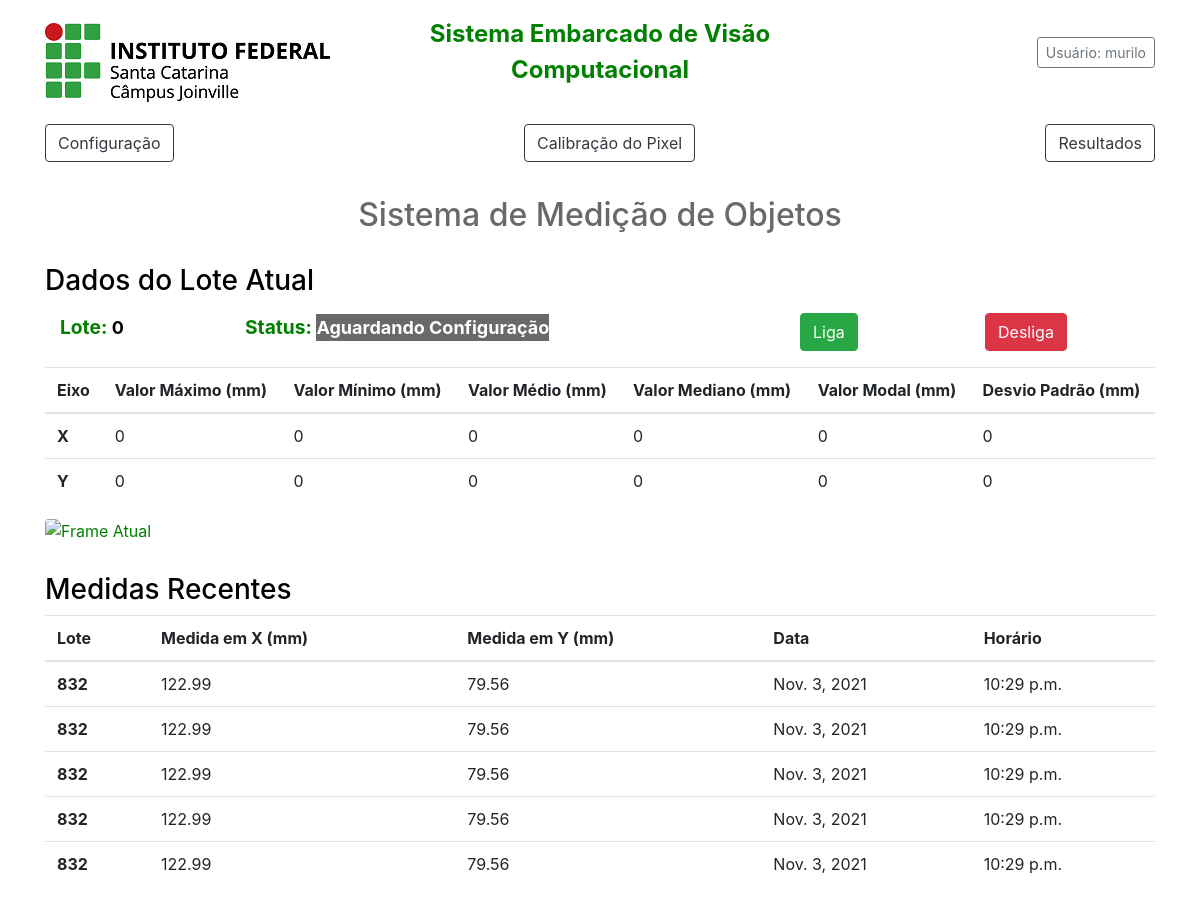
The app's page / (signed in) with its own data.
### livevideo/models.py (models this page shows, shortened)
class Medida(models.Model):
    id = models.BigAutoField(primary_key=True)
    lote = models.PositiveSmallIntegerField('Lote')
    valor_x = models.DecimalField('Medida Eixo X', decimal_places=2, max_digits=5)
    valor_y = models.DecimalField('Medida Eixo Y', decimal_places=2, max_digits=5)
    data = models.DateField('Data', auto_now=True)
    horario = models.TimeField('Horário', auto_now=True)

### livevideo/views.py (the view, shortened to what this page needs)
# urls.py: path('', index, name='index'),
def index(request):
    global dpa_x
    global dpa_y
    global media_x
    global media_y
    global mediana_x
    global mediana_y
    global moda_x
    global moda_y
    global max_x
    global max_y
    global min_x
    global min_y
    medidas = Medida.objects.all()
    cont = 0
    for i in medidas:
        cont = cont + 1
    if cont < 6:
        salvos = medidas
    else:
        id_lim = cont - 4
        salvos = Medida.objects.filter(id__gte=id_lim).order_by('-data', '-horario')
    if str(request.user) == 'AnonymousUser':
        status_log = 'Usuário não logado'
        status_user = 'Usuário Anônimo'
    else:
        status_log = 'Usuário Logado'
        status_user = request.user
    lote = job_lote
    valores_x=[]
    valores_y=[]
    for i in range(len(status)):
        if mode is status[i][0]:
            status_lb=status[i][1]
            print(status[i][1])
        else:
            print(status[i][0])
            print("Nao eh")
    context = {
        'status_log': status_log,
        'status_user': status_user,
        'medidas': salvos,
        'lote': lote,
        'max_valor_x': max_x,
        'min_valor_x': min_x,
        'max_valor_y': max_y,
        'min_valor_y': min_y,
        'status': status_lb,
        'mode': mode,
        'med_valor_x': media_x,
        'med_valor_y': media_y,
        'median_valor_x': mediana_x,
        'median_valor_y': mediana_y,
        'mode_valor_x': moda_x,
        'mode_valor_y': moda_y,
        'dpa_valor_x': dpa_x,
        'dpa_valor_y': dpa_y,
    }
    return render(request, 'index.html', context)

### livevideo/templates/index.html (shortened to what this page needs)
{% load bootstrap4 %}
{% load static %}
<html lang="pt-br">
<head>
    {% bootstrap_css %}
    <link href="{% static 'css/estilos_index.css' %}" rel="stylesheet">
</head>
<body>
    <div class="container">
        <header class="blog-header py-3">
            <div class="row flex-nowrap justify-content-between align-items-center">
              <div class="col-4 pt-1">
                <img src="{% static 'images/ifsc_3.png' %}" class="rounded float-left" alt="Logo do IFSC">
              </div>
              <div class="col-4 text-center">
                <p id="p2">Sistema Embarcado de Visão Computacional</p>
              </div>
              <div class="col-4 d-flex justify-content-end align-items-center">
                <p class="btn btn-sm btn-outline-secondary">Usuário: {{ status_user }}</p>
              </div>
            </div>
        </header>
          <div class="nav-scroller py-1 mb-2">
            <nav class="nav d-flex justify-content-between">
              <a class="btn btn-outline-dark" href="{% url 'configuracao' %}" role="button">Configuração</a>
              <a class="btn btn-outline-dark" href="{% url 'm_calibracao' %}" role="button">Calibração do Pixel</a>
              <a class="btn btn-outline-dark" href="{% url 'result_q_dia' %}" role="button">Resultados</a>
            </nav>
          </div>
        <div class="espac">
          <h2>Sistema de Medição de Objetos</h2>
        </div>
        <div class="espac">
          <h3>Dados do Lote Atual</h3>
          <div class="espac2">
            <div class="container">
                  <div class="row">
                    <div class="col">
                      <p class="p3">Lote:</p>
                      <p class="p4">{{ lote }}</p>
                    </div>
                    <div class="col-md-6">
                      <p class="p3">Status:</p>
                      {% if mode == 10 %}
                        <p id="w_config">{{ status }}</p>
                      {% endif %}
                    </div>
                    <div class="col">
                      <form action="{% url 'liga' %}" method="post" class="form" autocomplete="off">
                        {% buttons %}
                        <button type="submit" class="btn btn-success">Liga</button>
                        {% endbuttons %}
                      </form>
                    </div>
                    <div class="col">
                      <form action="{% url 'desliga' %}" method="post" class="form" autocomplete="off">
                        {% buttons %}
                          <button type="submit" class="btn btn-danger">Desliga</button>
                        {% endbuttons %}
                      </form>
                    </div>
              </div>
            </div>
          </div>
          <table class="table">
            <thead>
                <tr>
                    <th scope="col">Eixo</th>
                    <th scope="col">Valor Máximo (mm)</th>
                    <th scope="col">Valor Mínimo (mm)</th>
                    <th scope="col">Valor Médio (mm)</th>
                    <th scope="col">Valor Mediano (mm)</th>
                    <th scope="col">Valor Modal (mm)</th>
                    <th scope="col">Desvio Padrão (mm)</th>
                </tr>
            </thead>
            <tbody>
                <tr>
                    <th scope="row">X</th>
                    <td class="align-baseline">{{ max_valor_x }}</td>
                    <td class="align-baseline">{{ min_valor_x }}</td>
                    <td class="align-baseline">{{ med_valor_x }}</td>
                    <td class="align-baseline">{{ median_valor_x }}</td>
                    <td class="align-baseline">{{ mode_valor_x }}</td>
                    <td class="align-baseline">{{ dpa_valor_x }}</td>
                </tr>
                <tr>
                    <th scope="row">Y</th>
                    <td class="align-baseline">{{ max_valor_y }}</td>
                    <td class="align-baseline">{{ min_valor_y }}</td>
                    <td class="align-baseline">{{ med_valor_y }}</td>
                    <td class="align-baseline">{{ median_valor_y }}</td>
                    <td class="align-baseline">{{ mode_valor_y }}</td>
                    <td class="align-baseline">{{ dpa_valor_y }}</td>
                </tr>
            </tbody>
          </table>
        <div>
            <img src="{% url 'video' %}" class="rounded mx-auto d-block" alt="Frame Atual">
        </div>
        <div class="espac">
            <h3>Medidas Recentes</h3>
            <table class="table">
                <thead>
                    <tr>
                        <th scope="col">Lote</th>
                        <th scope="col">Medida em X (mm)</th>
                        <th scope="col">Medida em Y (mm)</th>
                        <th scope="col">Data</th>
                        <th scope="col">Horário</th>
                    </tr>
                </thead>
                <tbody>
                {% for medida in medidas %}
                    <tr>
                        <th scope="row">{{ medida.lote }}</th>
                        <td class="align-baseline">{{ medida.valor_x }}</td>
                        <td class="align-baseline">{{ medida.valor_y }}</td>
                        <td class="align-baseline">{{ medida.data }}</td>
                        <td class="align-baseline">{{ medida.horario }}</td>
                    </tr>
                {% endfor %}
                </tbody>
            </table>
        </div>
    </div>
</body>
</html>

### livevideo/static/css/estilos_index.css (style rules this page uses)
body { background-color: #ffffff; color: green }
h2 { color:dimgray; text-align: center; }
h3 { color:black; }
a { color: green; }
#p2 { color: green; font-weight:bold; font-size:x-large }
.p3 { display: inline-block; color: green; font-weight:bold; font-size:larger }
.p4 { display: inline-block; color: black; font-weight:bold; font-size:large }
.espac { margin-top: 30px }
.espac2 { margin-top: 15px }
#w_config { display: inline-block; color: white; background-color: dimgray; font-weight:bold; font-size:large }

### records on screen
Medida: lote "832", valor_x "122.99", valor_y "79.56", data "Nov. 3, 2021", horario "10:29 p.m."
Medida: lote "832", valor_x "122.99", valor_y "79.56", data "Nov. 3, 2021", horario "10:29 p.m."
Medida: lote "832", valor_x "122.99", valor_y "79.56", data "Nov. 3, 2021", horario "10:29 p.m."
Medida: lote "832", valor_x "122.99", valor_y "79.56", data "Nov. 3, 2021", horario "10:29 p.m."
Medida: lote "832", valor_x "122.99", valor_y "79.56", data "Nov. 3, 2021", horario "10:29 p.m."

### other values on screen
{{ status_user }} "murilo"
{{ lote }} "0"
{{ status }} "Aguardando Configuração"
{{ max_valor_x }} "0"
{{ min_valor_x }} "0"
{{ med_valor_x }} "0"
{{ median_valor_x }} "0"
{{ mode_valor_x }} "0"
{{ dpa_valor_x }} "0"
{{ max_valor_y }} "0"
{{ min_valor_y }} "0"
{{ med_valor_y }} "0"
{{ median_valor_y }} "0"
{{ mode_valor_y }} "0"
{{ dpa_valor_y }} "0"
